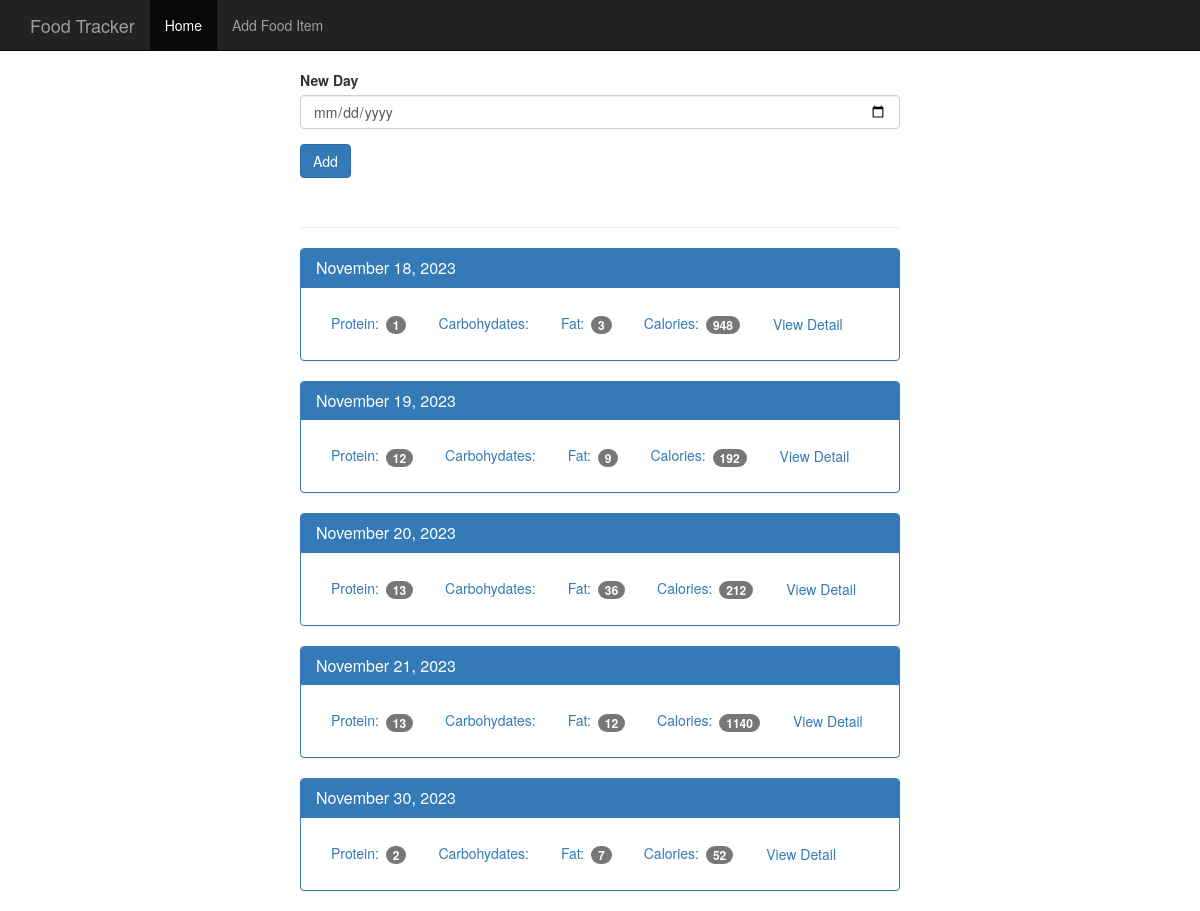
The page / on the database its author committed.
### tables this page shows
CREATE TABLE log_date (
    id integer primary key autoincrement,
    entry_date date not null
);

### app.py (the view, shortened to what this page needs)
@app.route('/',methods=['GET','POST'])
def index():
    db = get_db()
    cur=db.execute("""select log_date.entry_date,sum(food.protein) as protein,sum(food.carbohydrates) as carbohydrates ,sum(food.fat) as fat,sum(food.calories) as calories from log_date
                      join food_date on food_date.log_date_id = log_date.id
                      join food on food.id = food_date.food_id
                      group by log_date.id
                      order by log_date.entry_date""")
    result =cur.fetchall()
    print('1',result)
    for i in result:
        print(type(i['entry_date']))
        dateConvert =datetime.strptime(str(i['entry_date']),'%Y%m%d')
        print(dateConvert)
        entry_list = [
            {str(i['entry_date']): datetime.strptime(str(i['entry_date']), '%Y%m%d').strftime('%B %d, %Y'),'origin':i['entry_date'],'protein':i['protein'],'carbohydrates':i['carbohydrates'],'fat':i['fat'],'calories':i['calories']}
            for i in result
        ]
        print(entry_list)
    return render_template('home.html',list=entry_list)

### database.py (called while the page is built)
def connet_db():
    sql = sqlite3.connect('food_log.db')
    sql.row_factory=sqlite3.Row
    return sql

def get_db():
    if not hasattr(g,'sqlite3_db'):
            g.sqlite_db = connet_db()
    return g.sqlite_db

### templates/home.html (shortened to what this page needs)
{% extends "base.html" %}
{% block body %}
    <nav class="navbar navbar-inverse navbar-fixed-top">
      <div class="container">
        <div class="navbar-header">
          <a class="navbar-brand" href={{url_for('index')}}>Food Tracker</a>
        </div>
        <div id="navbar" class="navbar-collapse collapse">
          <ul class="nav navbar-nav">
            <li class="active"><a href={{url_for('index')}}>Home</a></li>
            <li><a href={{url_for('food')}}>Add Food Item</a></li>
          </ul>
        </div>
      </div>
    </nav>
    <div class="container theme-showcase col-sm-6 col-sm-offset-3" role="main">
      <div class="row">
        <div>
          <form method="POST" action="/">
            <div class="form-group">
              <label for="new-day">New Day</label>
              <input type="date" class="form-control" name="date" id="new-day">
            </div>
            <button type="submit" class="btn btn-primary">Add</button>
          </form>
          <div class="page-header"></div>
      {% for i in list %}
          <div class="panel panel-primary">
            <div class="panel-heading">
              <h3 class="panel-title">{{i.values()|first}}</h3>
            </div>
            <div class="panel-body">
              <ul class="nav nav-pills" role="tablist">
                <li><a>Protein: <span class="badge">{{i.protein}}</span></a></li>
                <li><a>Carbohydates: </a></li>
                <li><a>Fat: <span class="badge">{{i.fat}}</span></a></li>
                <li><a>Calories: <span class="badge">{{i.calories}}</span></a></li>
                <li><a href={{url_for('view',date=i['origin'])}} type="button" class="btn btn-link">View Detail</a></li>
              </ul>
            </div>
          </div>
        {% endfor %}
        </div>
      </div>
    </div>
{% endblock %}

### static/theme.css (style rules this page uses)
body { padding-top: 70px; padding-bottom: 30px; }

### rows shown on the page
log_date: values|first "November 18, 2023", protein "1", fat "3", calories "948"
log_date: values|first "November 19, 2023", protein "12", fat "9", calories "192"
log_date: values|first "November 20, 2023", protein "13", fat "36", calories "212"
log_date: values|first "November 21, 2023", protein "13", fat "12", calories "1140"
log_date: values|first "November 30, 2023", protein "2", fat "7", calories "52"
